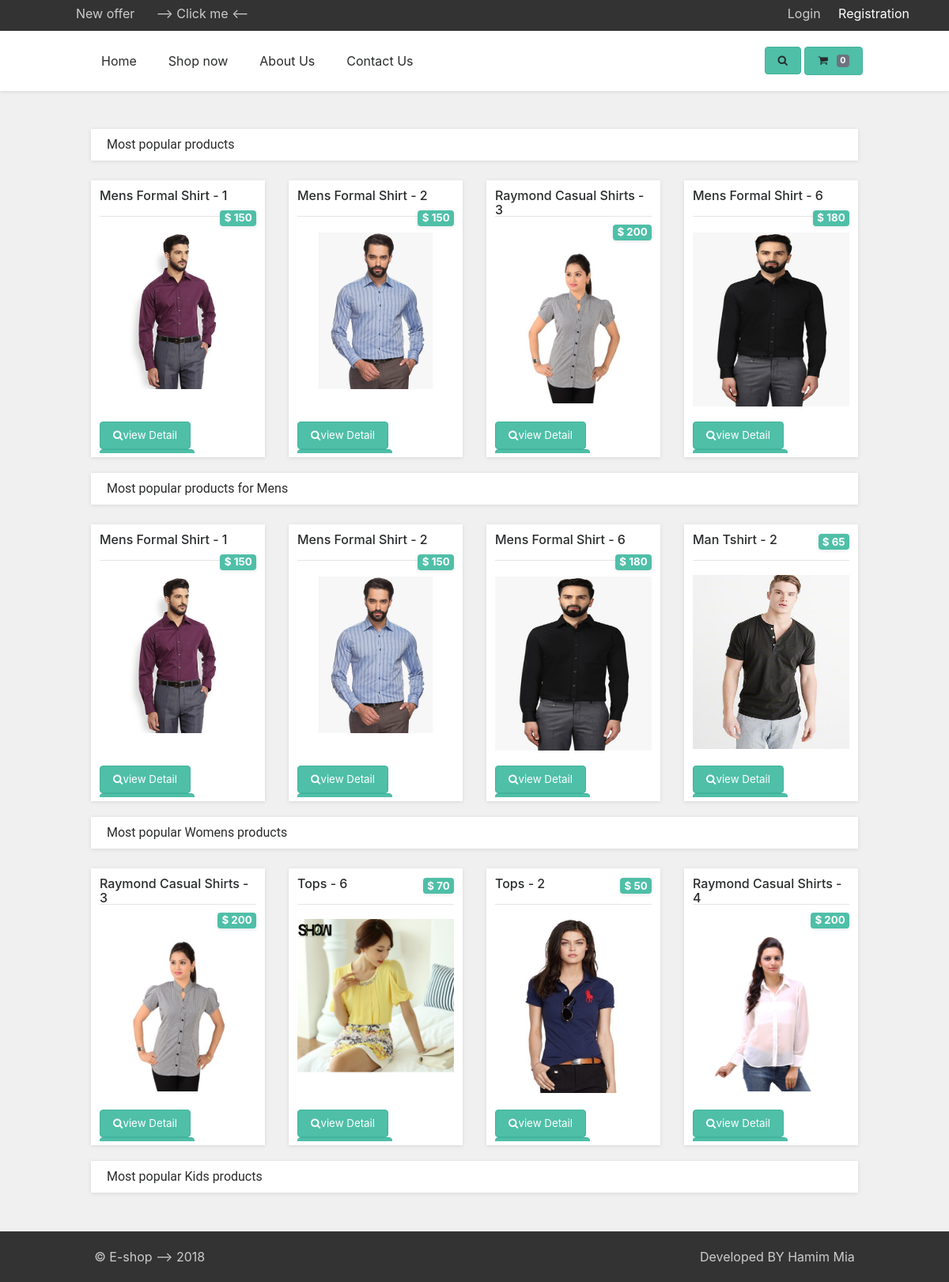
The page / on the database its author committed.
### tables this page shows
CREATE TABLE `products` (
  `product_id` int(100) NOT NULL,
  `product_cat` int(100) NOT NULL,
  `product_brand` int(100) NOT NULL,
  `product_title` varchar(255) NOT NULL,
  `product_price` int(100) NOT NULL,
  `product_desc` text NOT NULL,
  `product_image` text NOT NULL,
  `product_keywords` text NOT NULL,
  `product_views` int(11) NOT NULL
);

### index.php (the view, shortened to what this page needs)
<!DOCTYPE html>
<html>
<head>
    <?php
    include 'views/head.php';
    ?>
</head>
<body>
<div class="offer top-panel">
    New offer &nbsp;&nbsp;&nbsp;&nbsp;&nbsp;--> <a href="#">Click me</a> <--
    <div class="float-right">
        <a href='login_form.php'>Login</a>
        <a href="customer_registration.php" style="color: #ffffff;">Registration</a>
    </div>
</div>
<?php
include 'views/nav.php';
?>
<br><br>
<div class="container-fluid">
    <div class="row">
        <div class="col-md-10 offset-md-1">
            <div class="content bg-white shadow">
                Most popular products
            </div>
            <br>
            <div class="row">
                <div class="col-md-12 col-xs-12" id="product_msg">
                </div>
                <?php
                $sql = "SELECT * FROM products ORDER BY product_views DESC LIMIT 4";
                $run_query = mysqli_query($con,$sql);
                while($row=mysqli_fetch_array($run_query)){
                    $pro_id    = $row['product_id'];
                    $pro_title = $row['product_title'];
                    $pro_price = $row['product_price'];
                    $pro_image = $row['product_image'];
                    echo "
                                <div class='product col-md-3' style='margin-bottom: 20px;'>
                                    <div class='thumbnail shadow'>
                                        <div class='title' style='width: 100%; margin-left: 0%;'>
                                            <div class='product_name float-left'>
                                                <h6>$pro_title</h6>
                                            </div>
                                            <div class='price float-right'>
                                                <h6 class='badge product-badge shadow' style='background: #4fbfa8; color: #ffffff; font-size: 10pt;'>$ $pro_price</h6>
                                            </div>
                                        </div>
                                        <br>
                                        <hr>
                                        <br>
                                        <img src='assist/product_images/$pro_image' alt='' class='img-responsive'>
                                        <div style='margin-top: 5%;'>
                                            <div class='text'>
                                                <a href='product_details.php?selected_product_id=$pro_id' class='btn btn-1 text-center' style=''><i class='fa fa-search' aria-hidden='true'></i>view Detail</a>
                                                <a href='#' pid='$pro_id' id='product' class='btn btn-1 text-center' style=''><i class='fa fa-shopping-cart' aria-hidden='true'></i> Add to cart</a>
                                            </div>
                                        </div>
                                    </div>
                                </div>
                            ";
                }
                ?>
            </div>
        </div>
    </div>
    <div class="row">
        <div class="col-md-10 offset-md-1">
            <div class="content bg-white shadow">
                Most popular products for Mens
            </div>
            <br>
            <div class="row">
                <div class="col-md-12 col-xs-12" id="product_msg">
                </div>
                <?php
                $sql = "SELECT * FROM products WHERE product_cat = '1' ORDER BY product_views DESC LIMIT 4";
                $run_query = mysqli_query($con,$sql);
                while($row=mysqli_fetch_array($run_query)){
                    $pro_id    = $row['product_id'];
                    $pro_title = $row['product_title'];
                    $pro_price = $row['product_price'];
                    $pro_image = $row['product_image'];
                    echo "
                                <div class='product col-md-3' style='margin-bottom: 20px;'>
                                    <div class='thumbnail shadow'>
                                        <div class='title' style='width: 100%; margin-left: 0%;'>
                                            <div class='product_name float-left'>
                                                <h6>$pro_title</h6>
                                            </div>
                                            <div class='price float-right'>
                                                <h6 class='badge product-badge shadow' style='background: #4fbfa8; color: #ffffff; font-size: 10pt;'>$ $pro_price</h6>
                                            </div>
                                        </div>
                                        <br>
                                        <hr>
                                        <br>
                                        <img src='assist/product_images/$pro_image' alt='' class='img-responsive'>
                                        <div style='margin-top: 5%;'>
                                            <div class='text'>
                                                <a href='product_details.php?selected_product_id=$pro_id' target='_blank' class='btn btn-1 text-center' style=''><i class='fa fa-search' aria-hidden='true'></i>view Detail</a>
                                                <a href='#' pid='$pro_id' id='product' class='btn btn-1 text-center' style=''><i class='fa fa-shopping-cart' aria-hidden='true'></i> Add to cart</a>
                                            </div>
                                        </div>
                                    </div>
                                </div>
                            ";
                }
                ?>
            </div>
        </div>
    </div>
    <div class="row">
        <div class="col-md-10 offset-md-1">
            <div class="content bg-white shadow">
                Most popular Womens products
            </div>
            <br>
            <div class="row">
                <div class="col-md-12 col-xs-12" id="product_msg">
                </div>
                <?php
                $sql = "SELECT * FROM products WHERE product_cat = '2' ORDER BY product_views DESC LIMIT 4";
                $run_query = mysqli_query($con,$sql);
                while($row=mysqli_fetch_array($run_query)){
                    $pro_id    = $row['product_id'];
                    $pro_title = $row['product_title'];
                    $pro_price = $row['product_price'];
                    $pro_image = $row['product_image'];
                    echo "
                                <div class='product col-md-3' style='margin-bottom: 20px;'>
                                    <div class='thumbnail shadow'>
                                        <div class='title' style='width: 100%; margin-left: 0%;'>
                                            <div class='product_name float-left'>
                                                <h6>$pro_title</h6>
                                            </div>
                                            <div class='price float-right'>
                                                <h6 class='badge product-badge shadow' style='background: #4fbfa8; color: #ffffff; font-size: 10pt;'>$ $pro_price</h6>
                                            </div>
                                        </div>
                                        <br>
                                        <hr>
                                        <br>
                                        <img src='assist/product_images/$pro_image' alt='' class='img-responsive'>
                                        <div style='margin-top: 5%;'>
                                            <div class='text'>
                                                <a href='product_details.php?selected_product_id=$pro_id' target='_blank' class='btn btn-1 text-center' style=''><i class='fa fa-search' aria-hidden='true'></i>view Detail</a>
                                                <a href='#' pid='$pro_id' id='product' class='btn btn-1 text-center' style=''><i class='fa fa-shopping-cart' aria-hidden='true'></i> Add to cart</a>
                                            </div>
                                        </div>
                                    </div>
                                </div>
                            ";
                }
                ?>
            </div>
        </div>
    </div>
    <div class="row">
        <div class="col-md-10 offset-md-1">
            <div class="content bg-white shadow">
                Most popular Kids products
            </div>
            <br>
            <div class="row">
                <div class="col-md-12 col-xs-12" id="product_msg">
                </div>
            </div>
        </div>
    </div>
</div>
<?php
include 'views/footer.php';
?>
</body>
</html>

### views/head.php (shortened to what this page needs)
<head>
    <link rel="stylesheet" href="assist/css/bootstrap.min.css">
    <link rel="stylesheet" href="assist/css/style.css">
    <link rel="stylesheet" href="assist/css/nav.css">
    <link rel="stylesheet" href="assist/css/color.css">
    <link rel="stylesheet" href="assist/css/modal.css">
    <link rel="stylesheet" href="assist/css/slider.css">
    <link rel="stylesheet" href="https://cdnjs.cloudflare.com/ajax/libs/font-awesome/4.7.0/css/font-awesome.min.css">
    <link rel="stylesheet" href="https://cdnjs.cloudflare.com/ajax/libs/font-awesome/4.7.0/css/font-awesome.css">
    <link href="assist/slider/css/main.css" rel="stylesheet">
</head>

### views/nav.php (shortened to what this page needs)
<nav class="sticky-top shadow">
    <ul class="menu">
        <li><a href="index.php">Home</a></li>
        <li><a href="clothing.php">Shop now </a></li>
        <li><a href="about.php">About Us</a></li>
        <li><a href="contact.php">Contact Us</a></li>
    </ul>
    <div class="navbar-btn float-right">
        <a class="btn btn-1" id="open_search"><i class="fa fa-search" aria-hidden="true"></i></a>
        <a href="cart.php" id="open-modal" class="btn btn-1">
            <i class="fa fa-shopping-cart" aria-hidden="true"></i>&nbsp;&nbsp;
            <span class="badge cart-badge">0</span>
        </a>
                </div>
</nav>

### views/footer.php
<br>
<footer>
    <div class="row">
        <div class="col-md-5 offset-md-1 text-left">
            &copy; E-shop --> 2018
        </div>
        <div class="col-md-5 text-right">
            Developed BY <a href="#">Hamim Mia</a>
        </div>
    </div>
</footer>

### assist/css/style.css (style rules this page uses)
body { margin: 0; padding: 0; width: 100%; background-color: #f0f0f0; }
hr { margin-bottom: 0; padding: 0; box-shadow: rgba(0, 0, 0, 0.1); }
.navbar-btn { height: 10px; margin-top: 1.8%; padding-right: 10%; }
.badge { font-size: 8pt; margin-top: 3%; color: #ffffff; background-color: #6C737F; font-weight: bold; }
.btn-1 { color: #ffffff; background-color: #4fbfa8; border-color: #41b39c; font-size: 10pt; }
.content { padding-top: 8px; padding-bottom: 0; padding-left: 20px; padding-right: 20px; height: 40px; font-family: "Roboto", Helvetica, Arial, sans-serif; }
.offer { background: #333333; padding: 5px 50px 10px 8%; color: #cccccc; }
.offer a { color: #348e7b; }
.thumbnail { height: 350px; width: 100%; padding: 5%; max-height: 350px; font-size: 9pt; background: #ffffff; }
.img-responsive { max-height: 220px; width: 100%; padding: 0%; margin: 0; }
.text { height: 40px; overflow: hidden; position: absolute; bottom: 5px; color: #ffffff; }
footer { background: #333333; padding: 20px; color: #cccccc; }
footer a { color: #348e7b; }
.bg-white { background-color: #ffffff; }
.shadow { -webkit-box-shadow: 0 1px 5px rgba(0, 0, 0, 0.1); }

### assist/css/nav.css (style rules this page uses)
nav { margin:0; padding: 0; padding-left: 9% !important; background-color: #ffffff; }
nav:after { content:""; display:table; clear:both; }
nav ul { float: left; padding:0; margin:0; list-style: none; position: relative; }
nav ul li { margin: 0; display:inline-block; float: left; background-color: #ffffff; line-height: 3; }
nav a { display:block; padding:14px 20px; color:#000000; font-size:12pt; text-decoration:none; }

### assist/css/color.css (style rules this page uses)
.bg-white { background-color: #ffffff; }
.shadow { -webkit-box-shadow: 0 1px 5px rgba(0, 0, 0, 0.1); }

### assist/slider/css/main.css (style rules this page uses)
*, *::after, *::before { -webkit-box-sizing: inherit; box-sizing: inherit; }
article, aside, details, figcaption, figure, footer, header, hgroup, menu, nav, section { display: block; }
ol, ul { list-style: none; }
a, a:link, a:visited, a:hover { color: inherit; text-decoration: none; cursor: pointer; }

### rows shown on the page
products: product_title "Mens Formal Shirt - 1", product_price "150", product_image (picture)
products: product_title "Mens Formal Shirt - 2", product_price "150", product_image (picture)
products: product_title "Raymond Casual Shirts - 3", product_price "200", product_image (picture)
products: product_title "Mens Formal Shirt - 6", product_price "180", product_image (picture)
products: product_title "Man Tshirt - 2", product_price "65", product_image (picture)
products: product_title "Tops - 6", product_price "70", product_image (picture)
products: product_title "Tops - 2", product_price "50", product_image (picture)
products: product_title "Raymond Casual Shirts - 4", product_price "200", product_image (picture)
